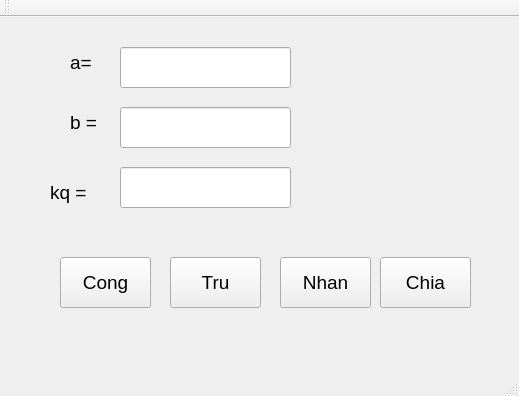
<?xml version="1.0" encoding="UTF-8"?>
<ui version="4.0">
 <class>MainWindow</class>
 <widget class="QMainWindow" name="MainWindow">
  <property name="geometry">
   <rect>
    <x>0</x>
    <y>0</y>
    <width>519</width>
    <height>396</height>
   </rect>
  </property>
  <property name="windowTitle">
   <string>MainWindow</string>
  </property>
  <widget class="QWidget" name="centralWidget">
   <widget class="QLabel" name="label">
    <property name="geometry">
     <rect>
      <x>70</x>
      <y>30</y>
      <width>61</width>
      <height>31</height>
     </rect>
    </property>
    <property name="font">
     <font>
      <pointsize>14</pointsize>
     </font>
    </property>
    <property name="text">
     <string>a=</string>
    </property>
   </widget>
   <widget class="QLineEdit" name="a_text">
    <property name="geometry">
     <rect>
      <x>120</x>
      <y>30</y>
      <width>171</width>
      <height>41</height>
     </rect>
    </property>
    <property name="font">
     <font>
      <pointsize>14</pointsize>
     </font>
    </property>
    <property name="cursor">
     <cursorShape>ArrowCursor</cursorShape>
    </property>
   </widget>
   <widget class="QLabel" name="label_2">
    <property name="geometry">
     <rect>
      <x>70</x>
      <y>90</y>
      <width>61</width>
      <height>31</height>
     </rect>
    </property>
    <property name="font">
     <font>
      <pointsize>14</pointsize>
     </font>
    </property>
    <property name="text">
     <string>b =</string>
    </property>
   </widget>
   <widget class="QLineEdit" name="b_text">
    <property name="geometry">
     <rect>
      <x>120</x>
      <y>90</y>
      <width>171</width>
      <height>41</height>
     </rect>
    </property>
    <property name="font">
     <font>
      <pointsize>14</pointsize>
     </font>
    </property>
   </widget>
   <widget class="QLabel" name="label_3">
    <property name="geometry">
     <rect>
      <x>50</x>
      <y>160</y>
      <width>61</width>
      <height>31</height>
     </rect>
    </property>
    <property name="font">
     <font>
      <pointsize>14</pointsize>
     </font>
    </property>
    <property name="text">
     <string>kq =</string>
    </property>
   </widget>
   <widget class="QLineEdit" name="kq_text">
    <property name="geometry">
     <rect>
      <x>120</x>
      <y>150</y>
      <width>171</width>
      <height>41</height>
     </rect>
    </property>
    <property name="font">
     <font>
      <pointsize>14</pointsize>
     </font>
    </property>
   </widget>
   <widget class="QPushButton" name="cong_button">
    <property name="geometry">
     <rect>
      <x>60</x>
      <y>240</y>
      <width>91</width>
      <height>51</height>
     </rect>
    </property>
    <property name="font">
     <font>
      <pointsize>14</pointsize>
     </font>
    </property>
    <property name="text">
     <string>Cong</string>
    </property>
   </widget>
   <widget class="QPushButton" name="tru_button">
    <property name="geometry">
     <rect>
      <x>170</x>
      <y>240</y>
      <width>91</width>
      <height>51</height>
     </rect>
    </property>
    <property name="font">
     <font>
      <pointsize>14</pointsize>
     </font>
    </property>
    <property name="text">
     <string>Tru</string>
    </property>
   </widget>
   <widget class="QPushButton" name="nhan_button">
    <property name="geometry">
     <rect>
      <x>280</x>
      <y>240</y>
      <width>91</width>
      <height>51</height>
     </rect>
    </property>
    <property name="font">
     <font>
      <pointsize>14</pointsize>
     </font>
    </property>
    <property name="text">
     <string>Nhan</string>
    </property>
   </widget>
   <widget class="QPushButton" name="chia_button">
    <property name="geometry">
     <rect>
      <x>380</x>
      <y>240</y>
      <width>91</width>
      <height>51</height>
     </rect>
    </property>
    <property name="font">
     <font>
      <pointsize>14</pointsize>
     </font>
    </property>
    <property name="text">
     <string>Chia</string>
    </property>
   </widget>
  </widget>
  <widget class="QMenuBar" name="menuBar">
   <property name="geometry">
    <rect>
     <x>0</x>
     <y>0</y>
     <width>519</width>
     <height>26</height>
    </rect>
   </property>
  </widget>
  <widget class="QToolBar" name="mainToolBar">
   <attribute name="toolBarArea">
    <enum>TopToolBarArea</enum>
   </attribute>
   <attribute name="toolBarBreak">
    <bool>false</bool>
   </attribute>
  </widget>
  <widget class="QStatusBar" name="statusBar"/>
 </widget>
 <layoutdefault spacing="6" margin="11"/>
 <resources/>
 <connections/>
</ui>
